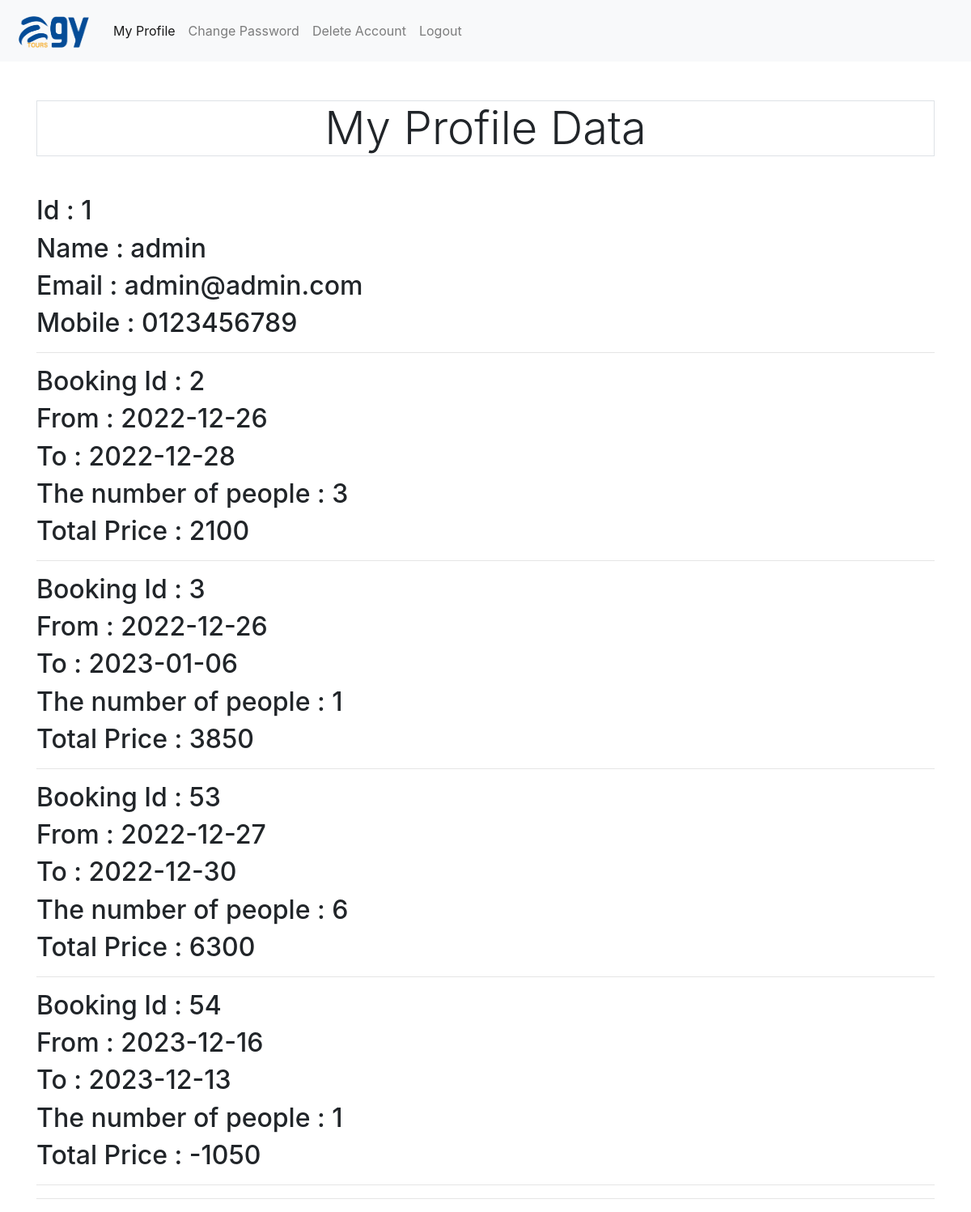
The app's page /login/show-data.php (signed in) with its own data.
### tables this page shows
CREATE TABLE `booking` (
  `id` int(11) NOT NULL,
  `dateFrom` date NOT NULL,
  `dateTo` date NOT NULL,
  `adults` int(11) NOT NULL,
  `price` int(11) DEFAULT NULL
);

### login/show-data.php (the view, shortened to what this page needs)
<?php
include('inc/header.php');
$bo_sql = "SELECT * FROM booking";
$bo_result = $connection->query($bo_sql);
?>
<div class="container">
    <div class="row">
        <div class="col-sm-12">
            <h1 class="text-center display-4 border my-5 ">My Profile Data</h1>
            <div>
                <?php if (isset($_SESSION['user_email'])): ?>
                <h2> Id :
                    <?php echo $_SESSION['user_id'] ?>
                </h2>
                <h2> Name :
                    <?php echo $_SESSION['user_name'] ?>
                </h2>
                <h2> Email :
                    <?php echo $_SESSION['user_email'] ?>
                </h2>
                <h2> Mobile :
                    <?php echo $_SESSION['user_phone'] ?>
                </h2>
                <hr>
                <?php foreach ($bo_result as $row) { ?>
                <h2> Booking Id :
                    <?php echo $row['id'] ?>
                </h2>
                <h2> From :
                    <?php echo $row['dateFrom'] ?>
                </h2>
                <h2> To :
                    <?php echo $row['dateTo'] ?>
                </h2>
                <h2> The number of people :
                    <?php echo $row['adults'] ?>
                </h2>
                <h2> Total Price :
                    <?php echo $row['price'] ?>
                </h2>
                <hr>
                <?php } ?>
                <?php else: ?>
                <div class="alert alert-danger text-center">
                    Data Not Founded
                </div>
                <?php endif; ?>
            </div>
            <hr>
        </div>
    </div>
</div>
<?php include('inc/footer.php'); ?>

### login/inc/header.php (shortened to what this page needs)
<!doctype html>
<html lang="en">
<head>
    <link rel="stylesheet" href="../css/all.min.css" />
    <link rel="stylesheet" href="../css/bootstrap.min.css" />
</head>
<body>
    <nav class="navbar navbar-expand-lg navbar-light bg-light">
        <a class="navbar-brand" href="../Home.php"> <img src="../photos/egy.png" width="100" height="50" title="logoo"
                alt="logo" /></a>
        <div class="collapse navbar-collapse" id="navbarSupportedContent">
            <ul class="navbar-nav mr-auto">
                <li class="nav-item active">
                    <a class="nav-link" href="show-data.php">My Profile</a>
                </li>
                <?php if (!isset($_SESSION['user_name'])): ?>
                <li class="nav-item">
                    <a class="nav-link" href="login.php">Login</a>
                </li>
                <li class="nav-item">
                    <a class="nav-link" href="register.php">Register</a>
                </li>
                <?php else: ?>
                <li class="nav-item">
                    <a class="nav-link" href="changePassword.php">Change Password</a>
                </li>
                <li class="nav-item">
                    <a class="nav-link" href="deleteAccount.php">Delete Account</a>
                </li>
                <li class="nav-item">
                    <a class="nav-link" href="logout.php">Logout</a>
                </li>
                <?php endif; ?>
            </ul>
        </div>
    </nav>

### login/inc/footer.php (shortened to what this page needs)
  </body>
</html>

### records on screen
booking: id "2", dateFrom "2022-12-26", dateTo "2022-12-28", adults "3", price "2100"
booking: id "3", dateFrom "2022-12-26", dateTo "2023-01-06", adults "1", price "3850"
booking: id "53", dateFrom "2022-12-27", dateTo "2022-12-30", adults "6", price "6300"
booking: id "54", dateFrom "2023-12-16", dateTo "2023-12-13", adults "1", price "-1050"

### other values on screen
$_SESSION['user_id'] "1"
$_SESSION['user_name'] "admin"
$_SESSION['user_email'] "admin@admin.com"
$_SESSION['user_phone'] "0123456789"
